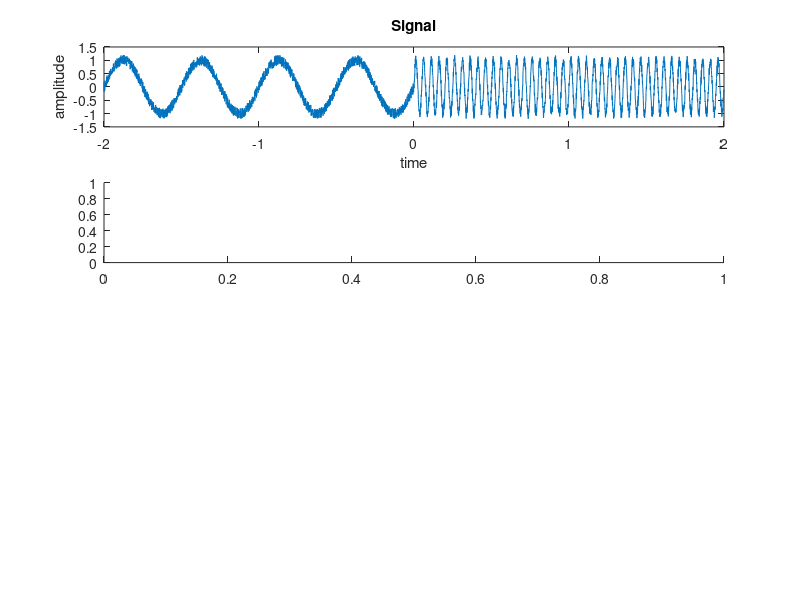

Here is the MATLAB script that generated this plot: (Note: this script raises an error after producing the figure.)
clc,clear,close All

%Defining a signal
n               = 4096
time            = linspace(-2,2,n);
signal_sine1    = sin(time(1:n/2)*2*pi*2);
signal_sine2    = sin(time(n/2+1:n)*2*pi*20);
signal_sine     = [signal_sine1 signal_sine2];
white_noise     = (rand([1,n])-0.5)*0.4;
signal          = signal_sine+white_noise;

subplot(4,1,1)
plot(time,signal)
title('Signal')
xlabel('time')
ylabel('amplitude')

subplot(4,1,2)
%scale = 2.^(1:8)
scale = 1:500
c = cwt(signal,scale,'db1','absglb');
title('CWT')

subplot(4,1,3)
plot(1:n, c(250,:))
title('Coeficient line for a = 256')
xlabel('time or scale (b)')
ylabel('amplitude')

subplot(4,1,4)
plot(1:n, c(1,:))
title('Coeficient line for a = 2')
xlabel('time or scale (b)')
ylabel('amplitude')